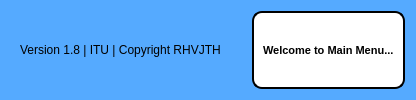
     <widget class="QFrame" name="footer_frame">
      <property name="styleSheet">
       <string notr="true">background-color: rgb(85, 170, 255);
border:none;
</string>
      </property>
      <property name="frameShape">
       <enum>QFrame::NoFrame</enum>
      </property>
      <property name="frameShadow">
       <enum>QFrame::Raised</enum>
      </property>
      <layout class="QHBoxLayout" name="horizontalLayout_5">
       <item>
        <widget class="QFrame" name="footer_left">
         <property name="frameShape">
          <enum>QFrame::StyledPanel</enum>
         </property>
         <property name="frameShadow">
          <enum>QFrame::Raised</enum>
         </property>
         <layout class="QHBoxLayout" name="horizontalLayout_6">
          <item>
           <widget class="QLabel" name="label_3">
            <property name="font">
             <font>
              <family>Nirmala UI</family>
              <weight>50</weight>
              <bold>false</bold>
             </font>
            </property>
            <property name="text">
             <string>Version 1.8 | ITU | Copyright RHVJTH</string>
            </property>
           </widget>
          </item>
         </layout>
        </widget>
       </item>
       <item>
        <widget class="QFrame" name="size_grip">
         <property name="minimumSize">
          <size>
           <width>10</width>
           <height>10</height>
          </size>
         </property>
         <property name="maximumSize">
          <size>
           <width>10</width>
           <height>10</height>
          </size>
         </property>
         <property name="styleSheet">
          <string notr="true">border:none
</string>
         </property>
         <property name="frameShape">
          <enum>QFrame::StyledPanel</enum>
         </property>
         <property name="frameShadow">
          <enum>QFrame::Raised</enum>
         </property>
        </widget>
       </item>
       <item>
        <widget class="QFrame" name="status_frame">
         <property name="styleSheet">
          <string notr="true">border-radius: 10px;
border: 2px solid black;
background-color: rgb(255, 255, 255);</string>
         </property>
         <property name="frameShape">
          <enum>QFrame::StyledPanel</enum>
         </property>
         <property name="frameShadow">
          <enum>QFrame::Raised</enum>
         </property>
         <layout class="QHBoxLayout" name="horizontalLayout_7">
          <item alignment="Qt::AlignHCenter">
           <widget class="QLabel" name="status_bar">
            <property name="font">
             <font>
              <family>Nirmala UI</family>
              <pointsize>8</pointsize>
              <weight>75</weight>
              <bold>true</bold>
             </font>
            </property>
            <property name="styleSheet">
             <string notr="true">border:none</string>
            </property>
            <property name="text">
             <string>Welcome to Main Menu...</string>
            </property>
           </widget>
          </item>
         </layout>
        </widget>
       </item>
      </layout>
     </widget>
